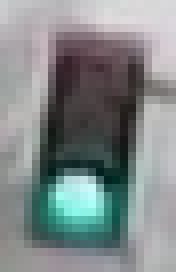
#> input picture RGB.jpg, 22 x 34 px (shown 8 times larger)
$ jupyter execute Untitled.ipynb
#> lines starting #> are read from the running program, lines starting #| are printed output that depends on the picture
[cell 1]
import cv2

rgb = cv2.imread("RGB.jpg")
#> rgb is the input picture: shape (34, 22, 3); mean B, G, R 137.1, 136.8, 129.2

rgb = cv2.resize(rgb, (700,350))
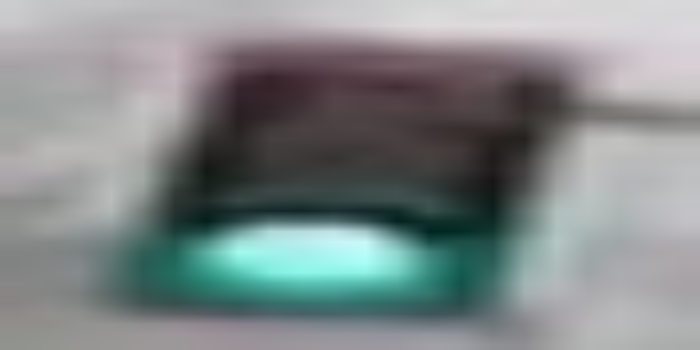
#> rgb: shape (350, 700, 3); mean B, G, R 137, 136.7, 129.1

cv2.imshow("rgb", rgb)
